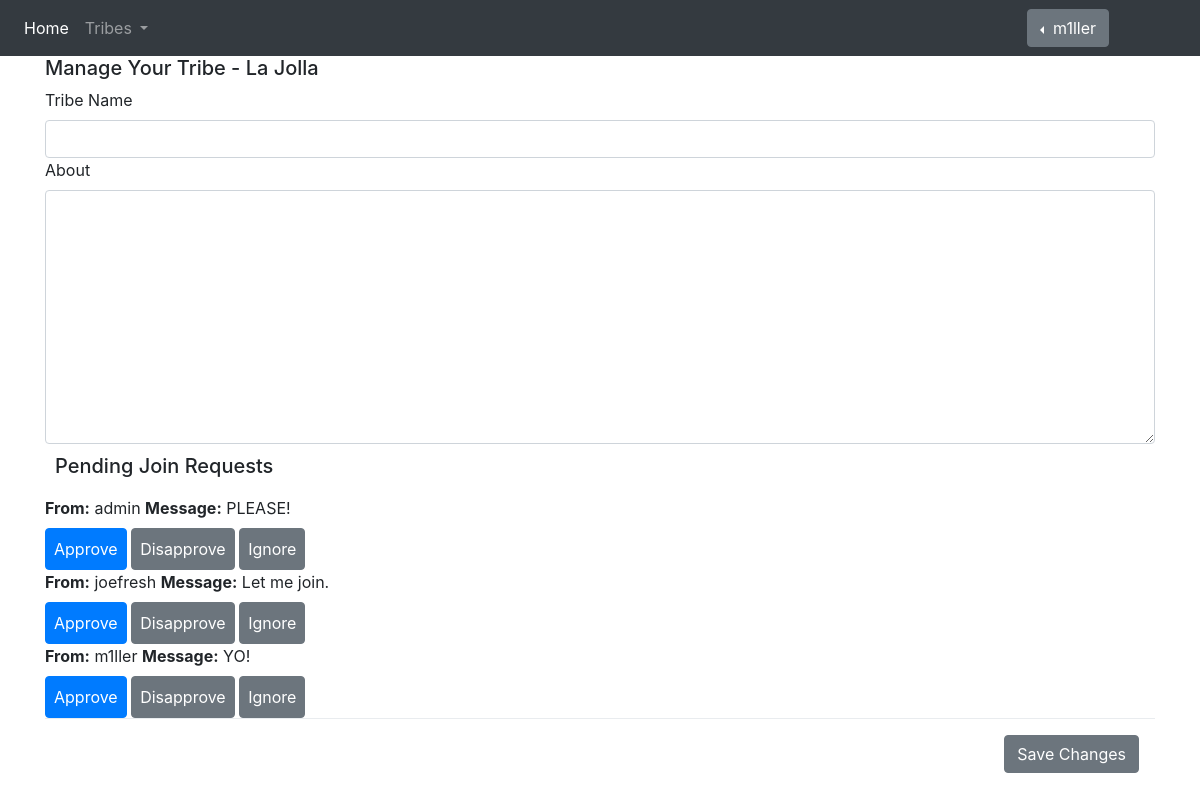
Page /tribes/tribeManagePage.html/108/ (signed in) on the committed database.
### tribes/models.py (models this page shows, shortened)
class Tribe(models.Model):
    objects = models.Manager()
    tribeID = models.IntegerField(primary_key=True)
    tribeName = models.CharField(max_length=50)
    dateOfCreation = models.DateField(default=timezone.now)
    location = models.CharField(max_length=30)
    choices = [('Public', 'Private'), ('Private', 'Public')]
    privacyMode = models.CharField(max_length=7, choices=choices, default='Private')
    numOfMembers = models.IntegerField(default=1)
    description = models.TextField(blank=True)
    tribeOwner = models.CharField(max_length=50)
    tribeMembers = models.ManyToManyField(User, related_name="tribeMembers")

class JoinRequest(models.Model):
    objects = models.Manager()
    requestingUser = models.OneToOneField(User, primary_key=True, on_delete=models.CASCADE)
    tribeIDToJoin = models.ManyToManyField(Tribe, related_name="tribeIDToJoin")
    requestMessage = models.TextField(max_length=300, default='')
    def __str__(self):
        return self.requestingUser.username

### tribes/views.py (the view, shortened to what this page needs)
# urls.py: path('tribeManagePage.html/<tribeID>/', views.tribeManagePage, name='tribeManagePage'),
def tribeManagePage(request, tribeID):
    print("Tribe Manage Page")
    tribe = Tribe.objects.get(pk=tribeID)
    form = editTribeForm(request.POST)
    requests = JoinRequest.objects.filter(tribeIDToJoin=tribe)
    print(requests)
    current_user = User.objects.filter(username=request.user.username)
    members = tribe.tribeMembers.all()
    for current_user in members:
        if current_user == members:
            inTribe = True
        else:
            inTribe = False
    context = {'tribe': tribe,
               'form': form,
               'members': members,
               'inTribe': inTribe,
               'requests': requests}
    if request.method == "GET":
        return render(request, 'tribes/tribeManagePage.html/', context)

### tribes/forms.py
class editTribeForm(forms.Form):
    fields = ['tribeName','description']
    tribeName = forms.CharField(widget=forms.TextInput(attrs={'class':'form-control'}), max_length=100 )
    description = forms.CharField(widget=forms.Textarea(attrs={'class':'form-control'}))

### templates/tribes/tribeManagePage.html (shortened to what this page needs)
<!DOCTYPE html>
<html lang="en">
<head>
    <link rel="stylesheet" href="https://maxcdn.bootstrapcdn.com/bootstrap/4.0.0/css/bootstrap.min.css">
</head>
<body>
    <nav class="navbar navbar-expand-lg navbar-dark bg-dark">
        <div class="collapse navbar-collapse" style="justify-content-between;" id="navbarSupportedContent">
            <ul class="navbar-nav mr-auto">
		      <li class="nav-item active">
		        <a class="nav-link" href="/">Home <span class="sr-only">(current)</span></a>
		      </li>
		      <li class="nav-item dropdown">
		        <a class="nav-link dropdown-toggle" href="#" id="navbarDropdownLeft" role="button" data-toggle="dropdown" aria-haspopup="true" aria-expanded="false">
		         Tribes
		        </a>
		      </li>
			</ul>
			<ul class="navbar-nav ml-auto">
		      <li class="nav-item dropdown">
		        {% if user.is_authenticated %}
				  <div class="dropdown dropleft" style="margin-right:75px">
  					<button class="btn btn-secondary dropdown-toggle" type="button" id="dropdownMenuButton"
							data-toggle="dropdown" aria-haspopup="true" aria-expanded="false"> {{user.username}}
  					</button>
				  </div>
			  </li>
				{% endif %}
			</ul>
        </div>
    </nav>
<div class="container">
	<form method="POST">
		<h5>Manage Your Tribe - {{ tribe.tribeName }}</h5>
		<label>Tribe Name</label>
		{{ form.tribeName }}
		<label>About</label>
		{{ form.description }}
		<h5 style="padding: 0.5em;">Pending Join Requests</h5>
			{% for p in requests %}
					<label><b>From:</b></label>
					{{ p.requestingUser }}
					<label><b>Message:</b></label>
					{{ p.requestMessage }}
					<br>
					<button type="button" class="btn btn-primary" style="padding: 0.5em;">Approve</button>
					<button type="button" class="btn btn-secondary" style="padding: 0.5em;">Disapprove</button>
					<button type="button" class="btn btn-secondary" style="padding: 0.5em;">Ignore</button>
					<br>
			{% endfor %}
		<div class="modal-footer">
			<input type="submit" class="btn btn-secondary" value="Save Changes"/>
		</div>
	</form>
</div>
</body>
</html>

### rows in the picture
Tribe: tribeName "La Jolla"
JoinRequest: requestingUser "admin", requestMessage "PLEASE!"
JoinRequest: requestingUser "joefresh", requestMessage "Let me join."
JoinRequest: requestingUser "m1ller", requestMessage "YO!"

### other values in the picture
{{ user.username }} "m1ller"
